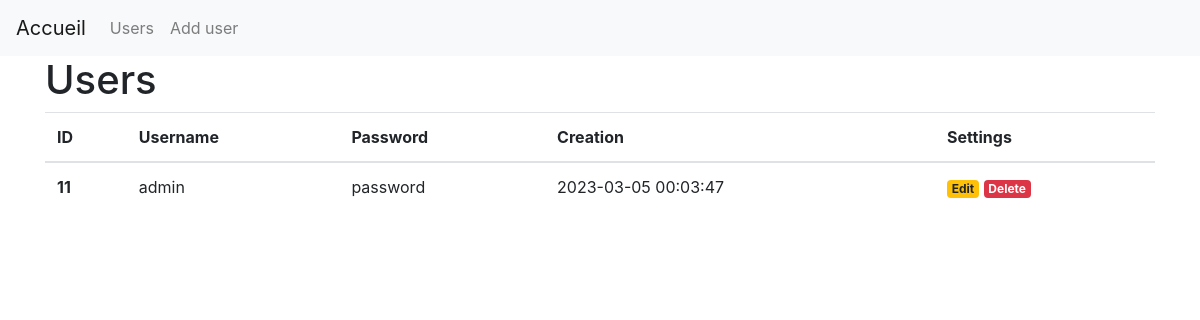
/users, run on an earlier commit of the app's database.
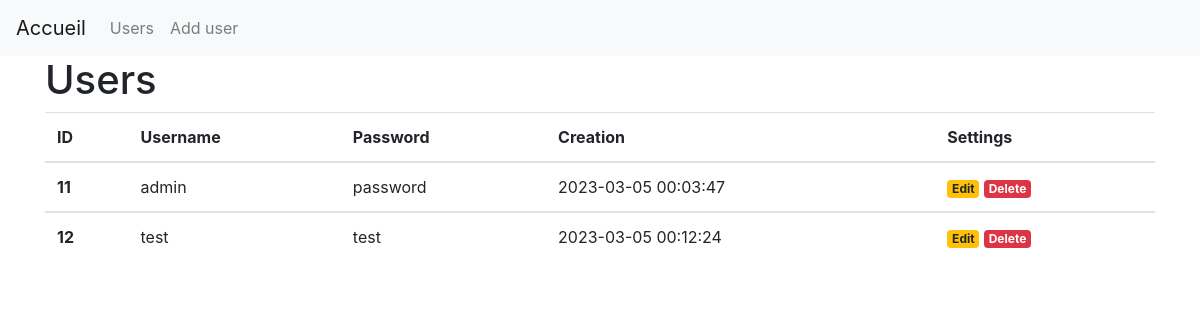
And on a later commit of the database.
### tables this page shows
CREATE TABLE users (
    id INTEGER PRIMARY KEY AUTOINCREMENT,
    created TIMESTAMP NOT NULL DEFAULT CURRENT_TIMESTAMP,
    username TEXT NOT NULL,
    password TEXT NOT NULL
);

### dashboard.py (the view)
@app.route('/users')
def users():
    conn = get_db_connection()
    users = conn.execute('SELECT * FROM users').fetchall()
    conn.close()
    return render_template('users.html', users=users)

### dashboard.py (called while the page is built)
def get_db_connection():
    conn = sqlite3.connect('database.db')
    conn.row_factory = sqlite3.Row
    return conn

### templates/users.html
{% extends 'base.html' %}
{% block content %}
    <h1>{% block title %} Users {% endblock %}</h1>
    <table class="table">
        <thead>
          <tr>
            <th>ID</th>
            <th>Username</th>
            <th>Password</th>
            <th>Creation</th>
            <th>Settings</th>
          </tr>
        </thead>
    {% for user in users %}
        <tbody>
          <tr>
            <th>{{ user['id'] }}</th>
            <td>{{ user['username'] }}</td>
            <td>{{ user['password'] }}</td>
            <td>{{ user['created'] }}</td>
            <td>
                <a href="{{ url_for('edit', id=user['id']) }}">
                    <span class="badge badge-warning">Edit</span>
                </a>
                <a href="{{ url_for('delete', id=user['id']) }}" onclick="return confirm('Are you sure you want to delete this user?')">
                    <span class="badge badge-danger">Delete</span>
                </a>
            </td>
          </tr>
        </tbody>
    {% endfor %}
{% endblock %}

What changed in the data, as far as the page shows it:
added users: id "12", username "test", password "test", created "2023-03-05 00:12:24"
